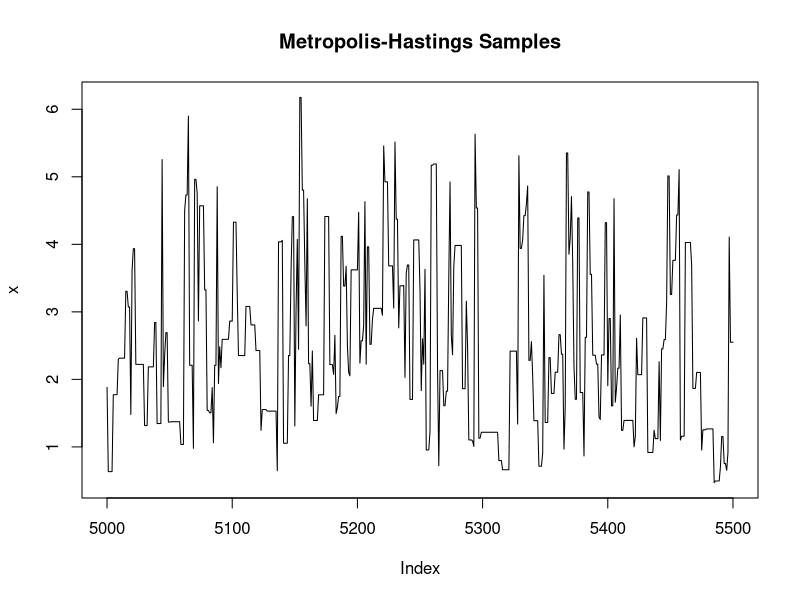
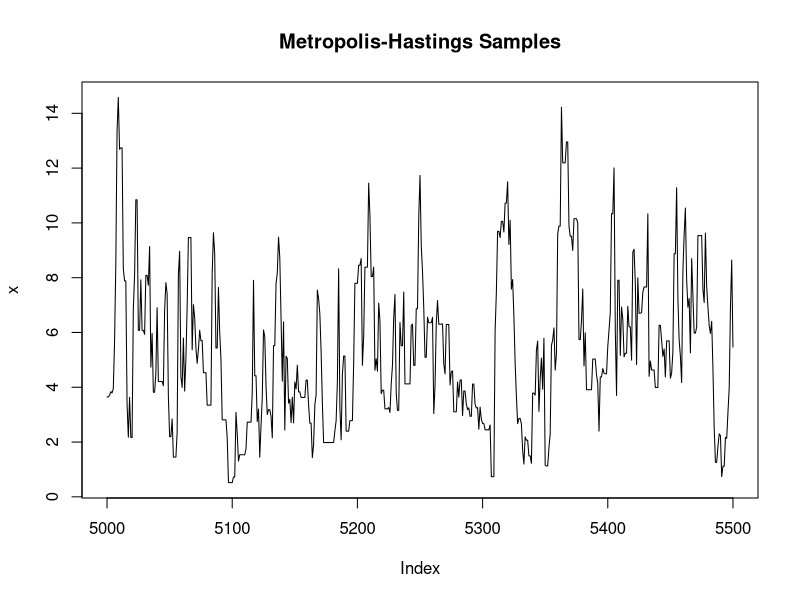
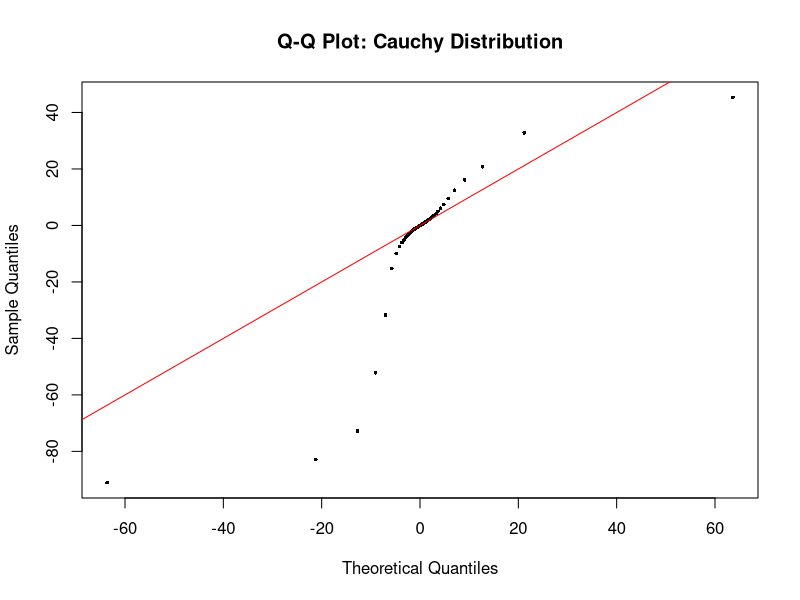
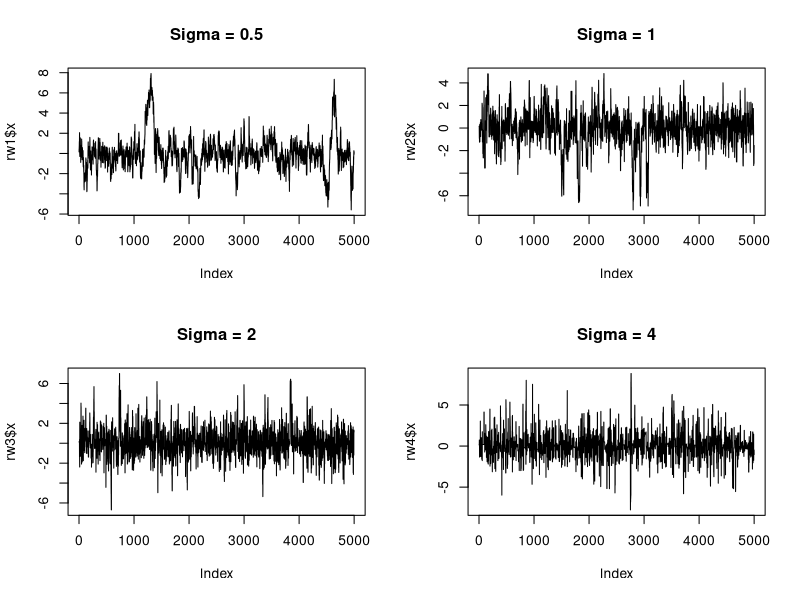
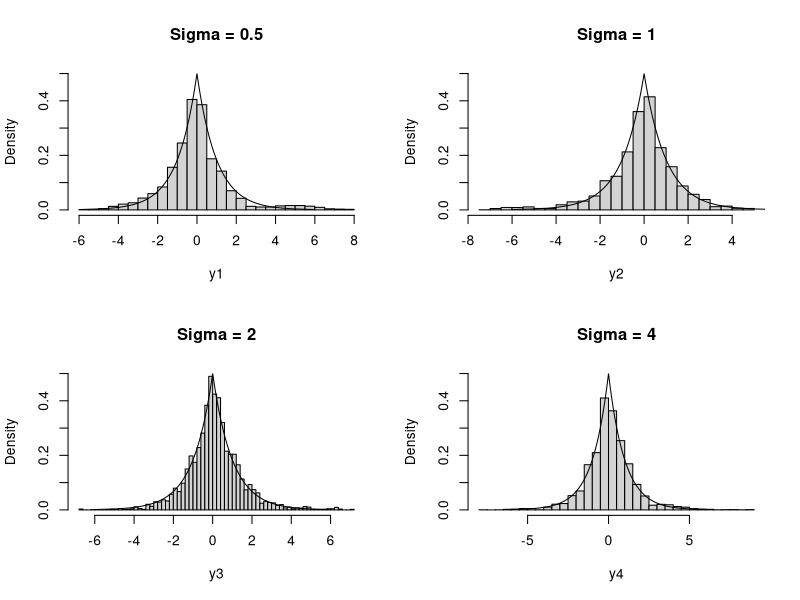
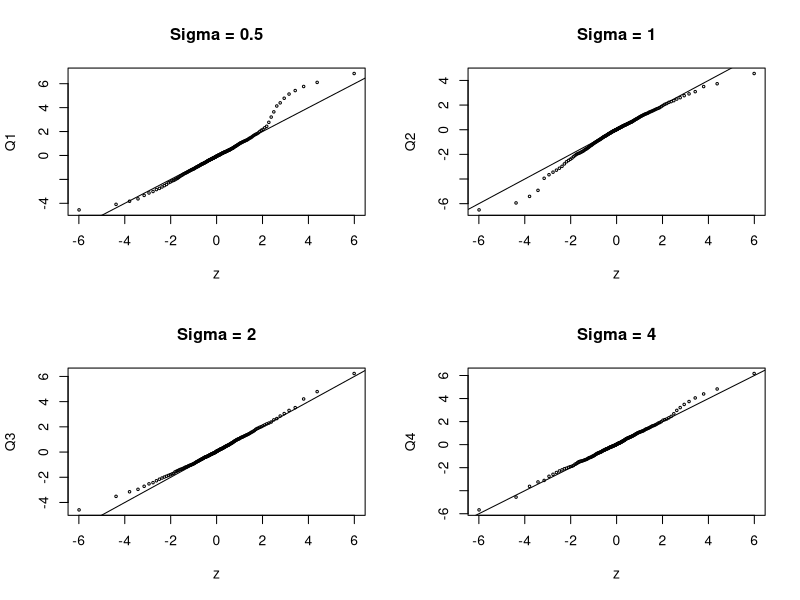

Source code (R) for these figures, in order:
## ---- chunk 1
knitr::opts_chunk$set(echo = TRUE)
## ---- chunk 2
num_samples <- 10000
sigma <- 2

samples <- numeric(num_samples)
samples[1] <- rchisq(1, df = 1)
rejection_count <- 0
uniform_samples <- runif(num_samples)

f <- function(x, sigma) {
  if (x < 0) return(0)
  stopifnot(sigma > 0)
  return((x / sigma^2) * exp(-x^2 / (2 * sigma^2)))
}

for (i in 2:num_samples) {
  current_sample <- samples[i - 1]
  proposed_sample <- rchisq(1, df = current_sample)
  
  numerator <- f(proposed_sample, sigma) * dchisq(current_sample, df = proposed_sample)
  denominator <- f(current_sample, sigma) * dchisq(proposed_sample, df = current_sample)
  acceptance_prob <- numerator / denominator
  
  if (uniform_samples[i] <= acceptance_prob) {
    samples[i] <- proposed_sample
  } else {
    samples[i] <- current_sample
    rejection_count <- rejection_count + 1
  }
}

print(rejection_count)
par(mfrow = c(1, 1))
index <- 5000:5500
subset_samples <- samples[index]
plot(index, subset_samples, type = "l", main = "Metropolis-Hastings Samples", ylab = "x", xlab = "Index")
## ---- chunk 3
num_samples <- 10000
sigma <- 4
initial_value <- 1

samples <- numeric(num_samples)
samples[1] <- initial_value
rejection_count <- 0
uniform_samples <- runif(num_samples)

target_distribution <- function(x, sigma) {
  if (x < 0) return(0)
  stopifnot(sigma > 0)
  return((x / sigma^2) * exp(-x^2 / (2 * sigma^2)))
}

for (i in 2:num_samples) {
  current_sample <- samples[i - 1]
  proposed_sample <- rgamma(1, current_sample, 1)
  
  numerator <- target_distribution(proposed_sample, sigma) * dgamma(current_sample, proposed_sample, 1)
  denominator <- target_distribution(current_sample, sigma) * dgamma(proposed_sample, current_sample, 1)
  acceptance_prob <- numerator / denominator
  
  if (uniform_samples[i] <= acceptance_prob) {
    samples[i] <- proposed_sample
  } else {
    samples[i] <- current_sample
    rejection_count <- rejection_count + 1
  }
}

print(rejection_count)

subset_index <- 5000:5500
subset_samples <- samples[subset_index]
plot(subset_index, subset_samples, type = "l", main = "Metropolis-Hastings Samples", ylab = "x", xlab = "Index")
## ---- chunk 4
num_samples <- 10000
sigma <- 3

samples <- numeric(num_samples)
samples[1] <- rnorm(1, 0, sigma)
rejection_count <- 0
uniform_samples <- runif(num_samples)

# Metropolis-Hastings algorithm
for (i in 2:num_samples) {
  current_sample <- samples[i - 1]
  proposed_sample <- rnorm(1, current_sample, sigma)
  
  numerator <- 1 + current_sample^2
  denominator <- 1 + proposed_sample^2
  numerator <- numerator * dnorm(current_sample, proposed_sample, sigma)
  denominator <- denominator * dnorm(proposed_sample, current_sample, sigma)
  acceptance_prob <- numerator / denominator
  
  if (uniform_samples[i] <= acceptance_prob) {
    samples[i] <- proposed_sample
  } else {
    samples[i] <- current_sample
    rejection_count <- rejection_count + 1
  }
}

# Print the number of rejections
print(rejection_count)
## ---- chunk 5
num_samples <- 10000
sigma <- 3
burn_in <- 1000

samples <- numeric(num_samples)
samples[1] <- rnorm(1, 0, sigma)
rejection_count <- 0
uniform_samples <- runif(num_samples)

# Metropolis-Hastings algorithm
for (i in 2:num_samples) {
  current_sample <- samples[i - 1]
  proposed_sample <- rnorm(1, current_sample, sigma)

  numerator <- 1 + current_sample^2
  denominator <- 1 + proposed_sample^2
  numerator <- numerator * dnorm(current_sample, proposed_sample, sigma)
  denominator <- denominator * dnorm(proposed_sample, current_sample, sigma)
  acceptance_prob <- numerator / denominator
  
  if (uniform_samples[i] <= acceptance_prob) {
    samples[i] <- proposed_sample
  } else {
    samples[i] <- current_sample
    rejection_count <- rejection_count + 1
  }
}

print(rejection_count)

# Remove burn-in samples
post_burn_in_samples <- samples[(burn_in + 1):num_samples]

p_values <- seq(0.1, 0.9, 0.1)
sample_quantiles <- quantile(post_burn_in_samples, p_values)
cauchy_quantiles <- qcauchy(p_values)
quantile_comparison <- round(rbind(sample_quantiles, cauchy_quantiles), 3)
print(quantile_comparison)

p_values <- seq(0.95, 1, 0.01)
sample_quantiles <- quantile(post_burn_in_samples, p_values)
cauchy_quantiles <- qcauchy(p_values)
quantile_comparison <- round(rbind(sample_quantiles, cauchy_quantiles), 3)
print(quantile_comparison)

#QQ Plot
p_points <- ppoints(100)
sample_quantiles <- quantile(post_burn_in_samples, p_points)
cauchy_quantiles <- qcauchy(p_points)
qqplot(cauchy_quantiles, sample_quantiles, cex = 0.5, pch = 16,
       main = "Q-Q Plot: Cauchy Distribution", xlab = "Theoretical Quantiles", ylab = "Sample Quantiles")
abline(0, 1, col = "red")
## ---- chunk 6
# Define the Metropolis-Hastings algorithm for Laplace distribution
rw.Laplace <- function(N, x0, sigma) {
  x <- numeric(N)
  x[1] <- x0
  u <- runif(N)
  k <- 0
  for (i in 2:N) {
    xt <- x[i - 1]
    y <- rnorm(1, xt, sigma)
    if (u[i] <= exp(abs(xt) - abs(y))) {
      x[i] <- y
    } else {
      x[i] <- x[i - 1]
      k <- k + 1
    }
  }
  return(list(x = x, k = k))
}
## ---- chunk 7
N <- 5000
sigma <- c(0.5, 1, 2, 4)
x0 <- rnorm(1)

rw1 <- rw.Laplace(N, x0, sigma[1])
rw2 <- rw.Laplace(N, x0, sigma[2])
rw3 <- rw.Laplace(N, x0, sigma[3])
rw4 <- rw.Laplace(N, x0, sigma[4])

print(c(rw1$k, rw2$k, rw3$k, rw4$k))
cat("rejection rates ", (c(rw1$k, rw2$k, rw3$k, rw4$k)/N), "\n")
## ---- chunk 8
# Remove burn-in samples
burn_in <- 100
y1 <- rw1$x[(burn_in + 1):N]
y2 <- rw2$x[(burn_in + 1):N]
y3 <- rw3$x[(burn_in + 1):N]
y4 <- rw4$x[(burn_in + 1):N]

par(mfrow = c(2, 2))
plot(rw1$x, type = "l", main = paste("Sigma =", sigma[1]))
plot(rw2$x, type = "l", main = paste("Sigma =", sigma[2]))
plot(rw3$x, type = "l", main = paste("Sigma =", sigma[3]))
plot(rw4$x, type = "l", main = paste("Sigma =", sigma[4]))
## ---- chunk 9
par(mfrow = c(2, 2))
p <- ppoints(200)
y <- qexp(p, 1)
z <- c(-rev(y), y)
fx <- 0.5 * exp(-abs(z))

hist(y1, breaks = "Scott", freq = FALSE, ylim = c(0, 0.5), main = paste("Sigma =", sigma[1]))
lines(z, fx)

hist(y2, breaks = "Scott", freq = FALSE, ylim = c(0, 0.5), main = paste("Sigma =", sigma[2]))
lines(z, fx)

hist(y3, breaks = "Scott", freq = FALSE, ylim = c(0, 0.5), main = paste("Sigma =", sigma[3]))
lines(z, fx)

hist(y4, breaks = "Scott", freq = FALSE, ylim = c(0, 0.5), main = paste("Sigma =", sigma[4]))
lines(z, fx)
## ---- chunk 10
# Generate Q-Q plots and compare quantiles
par(mfrow = c(2, 2))
Q1 <- quantile(y1, p)
qqplot(z, Q1, cex = 0.4, main = paste("Sigma =", sigma[1]))
abline(0, 1)

Q2 <- quantile(y2, p)
qqplot(z, Q2, cex = 0.4, main = paste("Sigma =", sigma[2]))
abline(0, 1)

Q3 <- quantile(y3, p)
qqplot(z, Q3, cex = 0.4, main = paste("Sigma =", sigma[3]))
abline(0, 1)

Q4 <- quantile(y4, p)
qqplot(z, Q4, cex = 0.4, main = paste("Sigma =", sigma[4]))
abline(0, 1)
